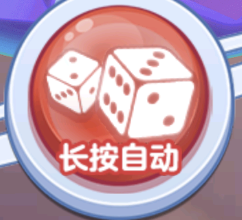
#> input picture pics/throwbutton.png, 242 x 220 px, found by its file name
$ python auto2.py
#> lines starting #> are read from the running program, lines starting #| are printed output that depends on the picture
import cv2
import numpy as np
import pyautogui

# Load the button template
template = cv2.imread('pics/throwbutton.png', 0)  # Grayscale image of the button
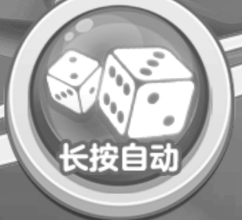
#> template: shape (220, 242); min 57, max 255, mean 172.8
if template is None:
    print("Error: Unable to load 'button_template.png'. Ensure the file exists.")
    exit()

# Get the template dimensions
w, h = template.shape[::-1]
#> w = 242; h = 220

# Take a screenshot of the entire screen
screenshot = pyautogui.screenshot()

# Convert the screenshot to a NumPy array
screen = np.array(screenshot)

# Convert the screenshot to grayscale
#> (the run stopped early here; a loop or call above may not have finished)
